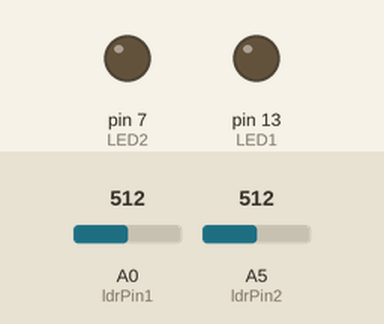
This sketch was run on a simulated Arduino Uno, built with avr-gcc and run on an emulated ATmega328P. On the bench: output pins drawn as LEDs (lit = HIGH). The inputs (shaded band) are chosen by the test bench; at power-on: A0 (ldrPin1) = 512, A5 (ldrPin2) = 512.

Above: at 1.2 s.
1.3 s: A0 (ldrPin1) set to 85
2.8 s: A0 (ldrPin1) set to 76
At 4.0 s:
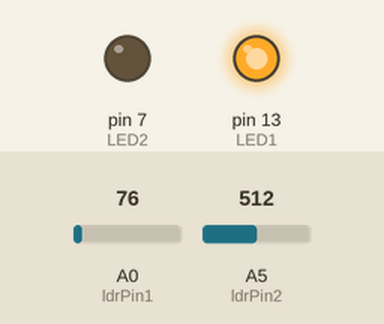
4.3 s: A5 (ldrPin2) set to 86
5.8 s: A5 (ldrPin2) set to 74
At 6.6 s:
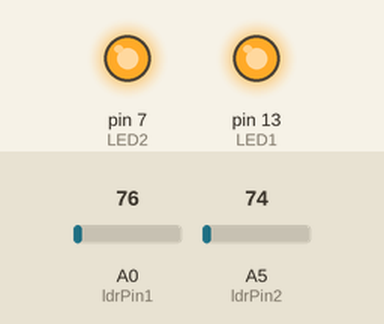
7.3 s: A0 (ldrPin1) set to 122
At 7.9 s:
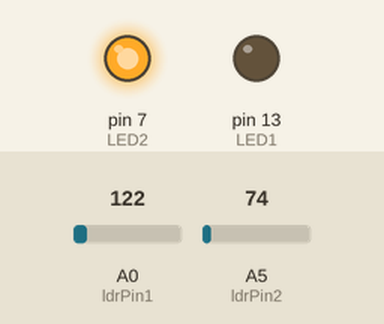
8.8 s: A0 (ldrPin1) set to 70
At 9.2 s:
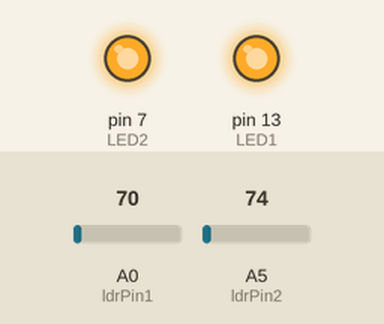
Timing chart, 0 to 11.3 s (numbered marks = the images above; inputs shaded):
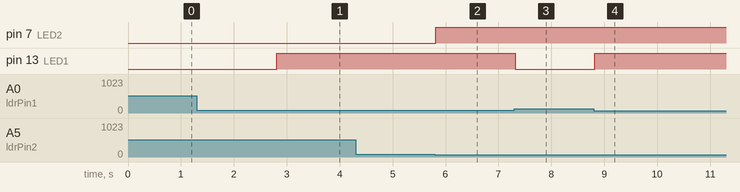

Measured:
- the behaviour switches between 81 and 80 on A0 (ldrPin1) (found by bisection; images 0 and 1)
- the behaviour switches between 81 and 80 on A5 (ldrPin2) (found by bisection; images 1 and 2)
- after the input at 1.3 s, every drawn part: stays the same
- after the input at 2.8 s, pin 13 (LED1): LOW → HIGH at once
- after the input at 4.3 s, every drawn part: stays the same
- after the input at 5.8 s, pin 7 (LED2): LOW → HIGH at once
- after the input at 7.3 s, pin 13 (LED1): HIGH → LOW at once
- after the input at 8.8 s, pin 13 (LED1): LOW → HIGH at once

The sketch:

two_ldrs_two_leds.ino
```cpp
int ldrPin1 = A0;
int LED1 = 13;
int ldrPin2 = A5;
int LED2 = 7;

void setup() {
  Serial.begin(9600);
  pinMode(LED1, OUTPUT);
  pinMode(LED2, OUTPUT);
}

void loop() {
  int ldrValue1 = analogRead(ldrPin1);
  int ldrValue2 = analogRead(ldrPin2);

  if (ldrValue1 <= 80) {
    digitalWrite(LED1, HIGH);
  } else {
    digitalWrite(LED1, LOW);
  }

    if (ldrValue2 <= 80) {
    digitalWrite(LED2, HIGH);
  } else {
    digitalWrite(LED2, LOW);
  }
  delay(100);
}
```
